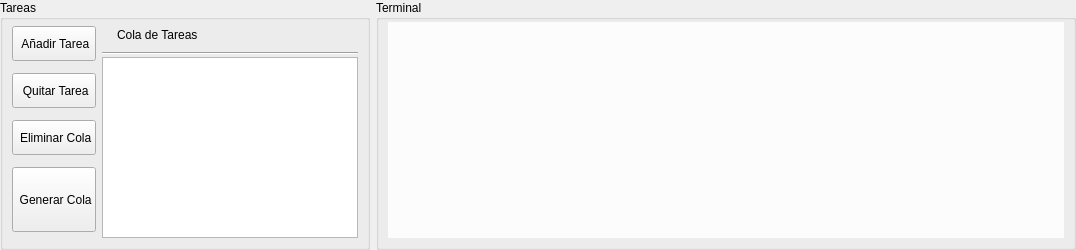
     <widget class="QWidget" name="controls_widget" native="true">
      <property name="sizePolicy">
       <sizepolicy hsizetype="Ignored" vsizetype="Preferred">
        <horstretch>0</horstretch>
        <verstretch>0</verstretch>
       </sizepolicy>
      </property>
      <property name="minimumSize">
       <size>
        <width>0</width>
        <height>200</height>
       </size>
      </property>
      <property name="maximumSize">
       <size>
        <width>16777215</width>
        <height>250</height>
       </size>
      </property>
      <layout class="QHBoxLayout" name="horizontalLayout_2">
       <property name="leftMargin">
        <number>0</number>
       </property>
       <property name="topMargin">
        <number>0</number>
       </property>
       <property name="rightMargin">
        <number>0</number>
       </property>
       <property name="bottomMargin">
        <number>0</number>
       </property>
       <item>
        <widget class="QGroupBox" name="tasks_group">
         <property name="minimumSize">
          <size>
           <width>300</width>
           <height>0</height>
          </size>
         </property>
         <property name="title">
          <string>Tareas</string>
         </property>
         <layout class="QHBoxLayout" name="horizontalLayout_tasks">
          <property name="topMargin">
           <number>0</number>
          </property>
          <property name="bottomMargin">
           <number>9</number>
          </property>
          <item>
           <layout class="QVBoxLayout" name="verticalLayout_buttons">
            <item>
             <widget class="QPushButton" name="add_task_button">
              <property name="minimumSize">
               <size>
                <width>0</width>
                <height>35</height>
               </size>
              </property>
              <property name="text">
               <string> Añadir Tarea</string>
              </property>
              <property name="icon">
               <iconset>
                <normaloff>../resources/icons/16/action/plus-circle.svg</normaloff>../resources/icons/16/action/plus-circle.svg</iconset>
              </property>
              <property name="default">
               <bool>false</bool>
              </property>
              <property name="flat">
               <bool>false</bool>
              </property>
             </widget>
            </item>
            <item>
             <widget class="QPushButton" name="remove_task_button">
              <property name="minimumSize">
               <size>
                <width>0</width>
                <height>35</height>
               </size>
              </property>
              <property name="text">
               <string> Quitar Tarea</string>
              </property>
              <property name="icon">
               <iconset>
                <normaloff>../resources/icons/16/action/minus-circle.svg</normaloff>../resources/icons/16/action/minus-circle.svg</iconset>
              </property>
              <property name="default">
               <bool>false</bool>
              </property>
              <property name="flat">
               <bool>false</bool>
              </property>
             </widget>
            </item>
            <item>
             <widget class="QPushButton" name="delete_queue_button">
              <property name="minimumSize">
               <size>
                <width>0</width>
                <height>35</height>
               </size>
              </property>
              <property name="text">
               <string> Eliminar Cola</string>
              </property>
              <property name="icon">
               <iconset>
                <normaloff>../resources/icons/16/action/trash.svg</normaloff>../resources/icons/16/action/trash.svg</iconset>
              </property>
              <property name="default">
               <bool>false</bool>
              </property>
              <property name="flat">
               <bool>false</bool>
              </property>
             </widget>
            </item>
            <item>
             <widget class="QPushButton" name="generateQueue_button">
              <property name="minimumSize">
               <size>
                <width>0</width>
                <height>65</height>
               </size>
              </property>
              <property name="text">
               <string> Generar Cola</string>
              </property>
              <property name="icon">
               <iconset>
                <normaloff>../resources/icons/16/action/address-book-add.svg</normaloff>../resources/icons/16/action/address-book-add.svg</iconset>
              </property>
             </widget>
            </item>
           </layout>
          </item>
          <item>
           <layout class="QVBoxLayout" name="verticalLayout_list">
            <property name="spacing">
             <number>2</number>
            </property>
            <item>
             <widget class="QWidget" name="list_header_widget" native="true">
              <property name="minimumSize">
               <size>
                <width>0</width>
                <height>30</height>
               </size>
              </property>
              <property name="maximumSize">
               <size>
                <width>16777215</width>
                <height>30</height>
               </size>
              </property>
              <layout class="QHBoxLayout" name="horizontalLayout_3">
               <property name="leftMargin">
                <number>15</number>
               </property>
               <property name="topMargin">
                <number>0</number>
               </property>
               <property name="rightMargin">
                <number>15</number>
               </property>
               <property name="bottomMargin">
                <number>0</number>
               </property>
               <item>
                <widget class="QLabel" name="tasks_header_label">
                 <property name="font">
                  <font>
                   <pointsize>9</pointsize>
                   <fontweight>DemiBold</fontweight>
                  </font>
                 </property>
                 <property name="text">
                  <string>Cola de Tareas</string>
                 </property>
                </widget>
               </item>
               <item>
                <spacer name="horizontalSpacer">
                 <property name="orientation">
                  <enum>Qt::Orientation::Horizontal</enum>
                 </property>
                 <property name="sizeHint" stdset="0">
                  <size>
                   <width>40</width>
                   <height>20</height>
                  </size>
                 </property>
                </spacer>
               </item>
               <item>
                <widget class="QPushButton" name="load_analysis_button">
                 <property name="maximumSize">
                  <size>
                   <width>28</width>
                   <height>28</height>
                  </size>
                 </property>
                 <property name="toolTip">
                  <string>Cargar Análisis</string>
                 </property>
                 <property name="text">
                  <string/>
                 </property>
                 <property name="icon">
                  <iconset>
                   <normaloff>../resources/icons/16/file/folder-open.svg</normaloff>../resources/icons/16/file/folder-open.svg</iconset>
                 </property>
                 <property name="flat">
                  <bool>true</bool>
                 </property>
                </widget>
               </item>
               <item>
                <widget class="QPushButton" name="save_analysis_button">
                 <property name="maximumSize">
                  <size>
                   <width>28</width>
                   <height>28</height>
                  </size>
                 </property>
                 <property name="toolTip">
                  <string>Guardar Análisis</string>
                 </property>
                 <property name="text">
                  <string/>
                 </property>
                 <property name="icon">
                  <iconset>
                   <normaloff>../resources/icons/16/action/save.svg</normaloff>../resources/icons/16/action/save.svg</iconset>
                 </property>
                 <property name="flat">
                  <bool>true</bool>
                 </property>
                </widget>
               </item>
              </layout>
             </widget>
            </item>
            <item>
             <widget class="Line" name="header_line">
              <property name="orientation">
               <enum>Qt::Orientation::Horizontal</enum>
              </property>
             </widget>
            </item>
            <item>
             <widget class="QListWidget" name="tasks_list">
              <property name="minimumSize">
               <size>
                <width>150</width>
                <height>0</height>
               </size>
              </property>
              <property name="editTriggers">
               <set>QAbstractItemView::EditTrigger::NoEditTriggers</set>
              </property>
             </widget>
            </item>
           </layout>
          </item>
         </layout>
        </widget>
       </item>
       <item>
        <widget class="QGroupBox" name="log_group">
         <property name="sizePolicy">
          <sizepolicy hsizetype="Minimum" vsizetype="Preferred">
           <horstretch>0</horstretch>
           <verstretch>0</verstretch>
          </sizepolicy>
         </property>
         <property name="minimumSize">
          <size>
           <width>700</width>
           <height>0</height>
          </size>
         </property>
         <property name="title">
          <string>Terminal</string>
         </property>
         <layout class="QVBoxLayout" name="verticalLayout_8">
          <property name="topMargin">
           <number>2</number>
          </property>
          <item>
           <widget class="QTextEdit" name="log_textedit">
            <property name="sizePolicy">
             <sizepolicy hsizetype="MinimumExpanding" vsizetype="MinimumExpanding">
              <horstretch>0</horstretch>
              <verstretch>0</verstretch>
             </sizepolicy>
            </property>
            <property name="minimumSize">
             <size>
              <width>300</width>
              <height>0</height>
             </size>
            </property>
            <property name="font">
             <font>
              <pointsize>8</pointsize>
             </font>
            </property>
            <property name="styleSheet">
             <string notr="true">background-color: #FcFcFc;</string>
            </property>
            <property name="frameShape">
             <enum>QFrame::Shape::NoFrame</enum>
            </property>
            <property name="frameShadow">
             <enum>QFrame::Shadow::Plain</enum>
            </property>
            <property name="sizeAdjustPolicy">
             <enum>QAbstractScrollArea::SizeAdjustPolicy::AdjustIgnored</enum>
            </property>
            <property name="readOnly">
             <bool>true</bool>
            </property>
            <property name="html">
             <string>&lt;!DOCTYPE HTML PUBLIC &quot;-//W3C//DTD HTML 4.0//EN&quot; &quot;http://www.w3.org/TR/REC-html40/strict.dtd&quot;&gt;
&lt;html&gt;&lt;head&gt;&lt;meta name=&quot;qrichtext&quot; content=&quot;1&quot; /&gt;&lt;meta charset=&quot;utf-8&quot; /&gt;&lt;style type=&quot;text/css&quot;&gt;
p, li { white-space: pre-wrap; }
hr { height: 1px; border-width: 0; }
li.unchecked::marker { content: &quot;\2610&quot;; }
li.checked::marker { content: &quot;\2612&quot;; }
&lt;/style&gt;&lt;/head&gt;&lt;body style=&quot; font-family:'Segoe UI'; font-size:8pt; font-weight:400; font-style:normal;&quot;&gt;
&lt;p style=&quot;-qt-paragraph-type:empty; margin-top:0px; margin-bottom:0px; margin-left:0px; margin-right:0px; -qt-block-indent:0; text-indent:0px; font-size:9pt;&quot;&gt;&lt;br /&gt;&lt;/p&gt;&lt;/body&gt;&lt;/html&gt;</string>
            </property>
           </widget>
          </item>
         </layout>
        </widget>
       </item>
      </layout>
     </widget>
